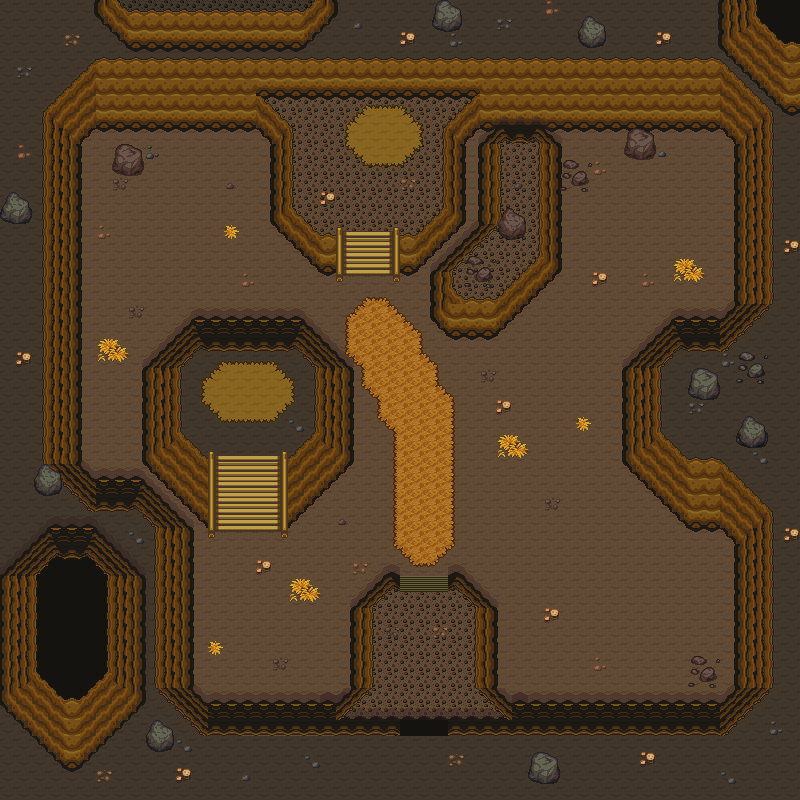

This game map was drawn from its Tiled (.tmx) file and the tilesets committed beside it. A one-line description and the trimmed map source follow:
An orthogonal 50x50 tile map with 16x16 px tiles, 9 tile layers (ground0, ground1, wall0, wall1, ...), 2 hidden layers not drawn, 9 tilesets.

<map version="1.0" orientation="orthogonal" renderorder="right-down" width="50" height="50" tilewidth="16" tileheight="16">
 <tileset firstgid="1" name="1" tilewidth="16" tileheight="16">
  <image source="../../tileset/v1.3/1.png" width="800" height="800" />
 </tileset>
 <tileset firstgid="2501" name="2" tilewidth="16" tileheight="16">
  <image source="../../tileset/v1.3/2.png" width="800" height="800" />
 </tileset>
 <tileset firstgid="5001" name="3" tilewidth="16" tileheight="16">
  <image source="../../tileset/v1.3/3.png" width="800" height="800" />
 </tileset>
 <tileset firstgid="7501" name="4" tilewidth="16" tileheight="16">
  <image source="../../tileset/v1.3/4.png" width="800" height="800" />
 </tileset>
 <tileset firstgid="10001" name="5" tilewidth="16" tileheight="16">
  <image source="../../tileset/v1.3/5.png" width="800" height="800" />
 </tileset>
 <tileset firstgid="12501" name="6" tilewidth="16" tileheight="16">
  <image source="../../tileset/v1.3/6.png" width="800" height="800" />
 </tileset>
 <tileset firstgid="15001" name="7" tilewidth="16" tileheight="16">
  <image source="../../tileset/v1.3/7.png" width="800" height="800" />
 </tileset>
 <tileset firstgid="17501" name="8" tilewidth="16" tileheight="16">
  <image source="../../tileset/v1.3/8.png" width="800" height="800" />
 </tileset>
 <tileset firstgid="20001" name="9" tilewidth="16" tileheight="16">
  <image source="../../tileset/v1.3/9.png" width="800" height="800" />
 </tileset>
 <layer name="ground0" width="50" height="50">
  <data>[2500 cells, 2488 non-empty, 5 distinct tile ids]</data>
 </layer>
 <layer name="ground1" width="50" height="50">
  <data>[2500 cells, 163 non-empty, 49 distinct tile ids]</data>
 </layer>
 <layer name="wall0" width="50" height="50">
  <data>[2500 cells, 1872 non-empty, 196 distinct tile ids]</data>
 </layer>
 <layer name="wall1" width="50" height="50">
  <data>[2500 cells, 776 non-empty, 259 distinct tile ids]</data>
 </layer>
 <layer name="wall3" width="50" height="50">
  <data>[2500 cells, 148 non-empty, 63 distinct tile ids]</data>
 </layer>
 <layer name="deco0" width="50" height="50">
  <data>[2500 cells, 85 non-empty, 24 distinct tile ids]</data>
 </layer>
 <layer name="deco1" width="50" height="50">
  <data>[2500 cells, 46 non-empty, 24 distinct tile ids]</data>
 </layer>
 <layer name="deco2" width="50" height="50">
  <data>[2500 cells, 0 non-empty, 0 distinct tile ids]</data>
 </layer>
 <layer name="ABOVE_OVERWRITE" width="50" height="50" opacity="0.9">
  <data>[2500 cells, 0 non-empty, 0 distinct tile ids]</data>
 </layer>
 <layer name="COLLISION_OVERWRITE" visible="0" width="50" height="50">
  <data>[2500 cells, 0 non-empty, 0 distinct tile ids]</data>
 </layer>
 <layer name="SPOT" visible="0" width="50" height="50">
  <data>[2500 cells, 23 non-empty, 15 distinct tile ids]</data>
 </layer>
</map>
